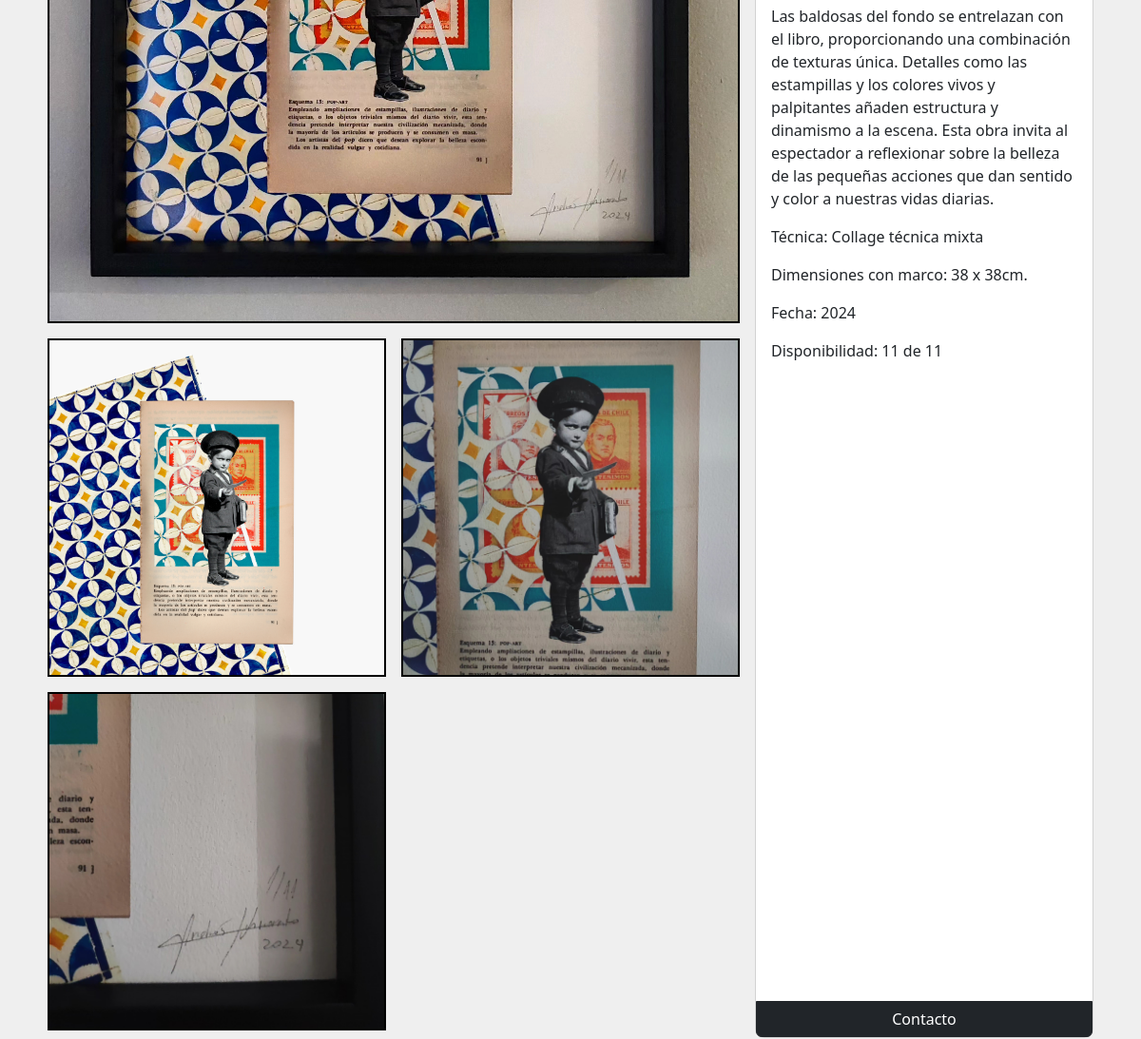
/cuadro/1/ (middle part), run on an earlier commit of the app's database.
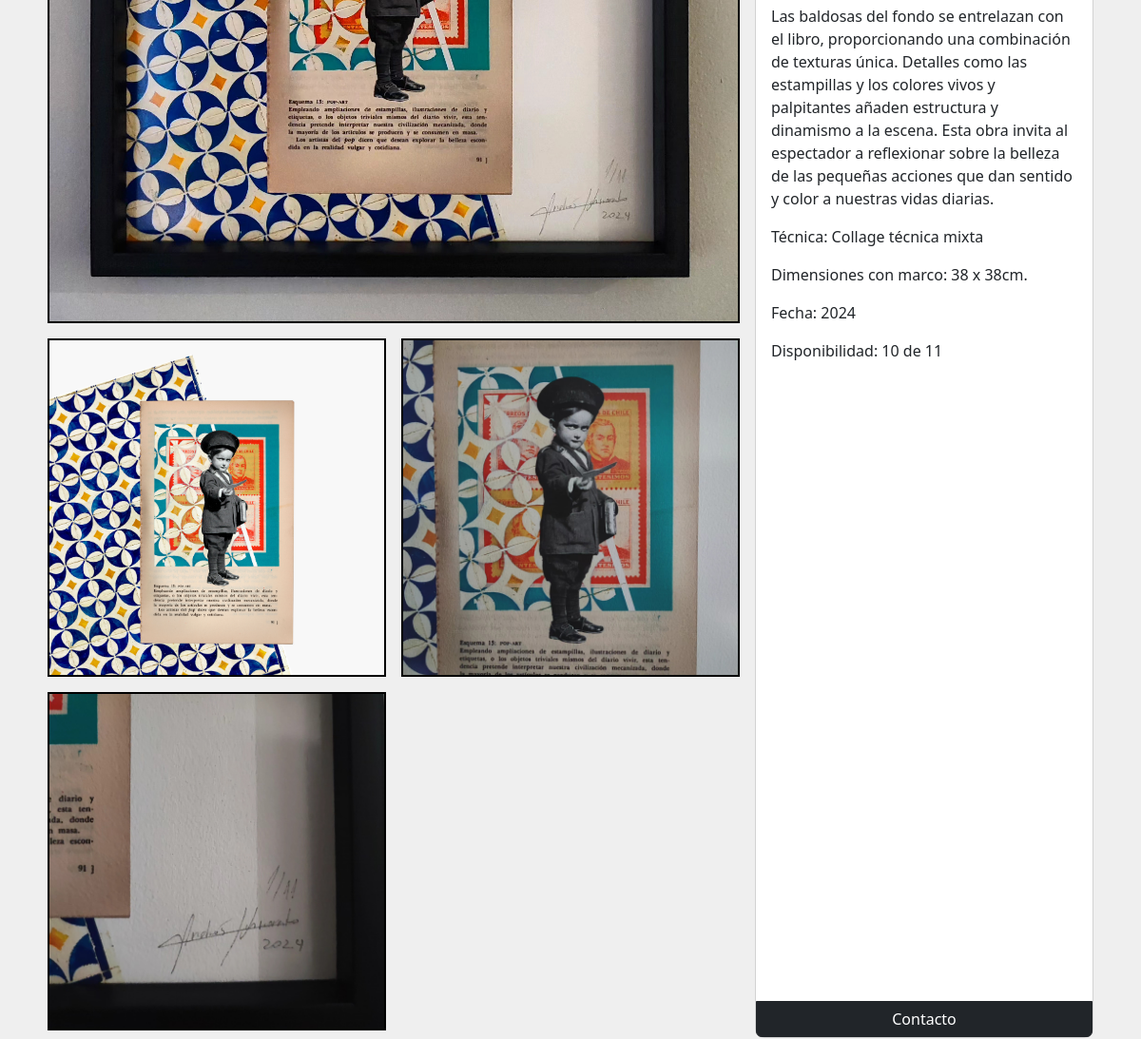
And on a later commit of the database.
### home/models.py (models this page shows, shortened)
class Cuadro(models.Model):
    nombre = models.CharField(max_length=200)
    autor = models.CharField(default="Andrés Honorato", max_length=200)
    coleccion = models.ForeignKey(
        Coleccion, on_delete=models.CASCADE, related_name='coleccionX', blank=True, null=True)
    tecnica = models.ForeignKey(
        Tecnica, on_delete=models.CASCADE, related_name='tecnicaX', blank=True, null=True)
    descripcion = models.TextField(blank=True)
    fecha = models.DateField()
    colores = models.CharField(max_length=200, blank=True)
    cantidad_inicial = models.PositiveIntegerField(blank=True, null=True)
    cantidad_vendida = models.PositiveIntegerField(blank=True, null=True)
    marco_sin = models.CharField(max_length=100, blank=True)
    marco_con = models.CharField(max_length=100, blank=True)
    precio_sin = models.PositiveIntegerField(blank=True, null=True)
    precio_con = models.PositiveIntegerField(blank=True, null=True)
    descuento = models.PositiveIntegerField(blank=True, null=True)
    envio1 = models.PositiveIntegerField(blank=True, null=True)
    envio2 = models.PositiveIntegerField(blank=True, null=True)
    orden = models.PositiveIntegerField(blank=True, null=True)
    vendido = models.BooleanField(default=False)
    imagen1 = models.ImageField(default='cuadros/en_preparacion.jpg', upload_to='cuadros', validators=[FileExtensionValidator(
        ['png', 'jpg', 'jpeg'])])
    imagen2 = models.ImageField(upload_to='cuadros', validators=[
                                FileExtensionValidator(['png', 'jpg', 'jpeg'])], blank=True)
    imagen3 = models.ImageField(upload_to='cuadros', validators=[
                                FileExtensionValidator(['png', 'jpg', 'jpeg'])], blank=True)
    imagen4 = models.ImageField(upload_to='cuadros', validators=[
                                FileExtensionValidator(['png', 'jpg', 'jpeg'])], blank=True)
    imagen5 = models.ImageField(upload_to='cuadros', validators=[
                                FileExtensionValidator(['png', 'jpg', 'jpeg'])], blank=True)
    imagen6 = models.ImageField(upload_to='cuadros', validators=[
                                FileExtensionValidator(['png', 'jpg', 'jpeg'])], blank=True)
    imagen7 = models.ImageField(upload_to='cuadros', validators=[
                                FileExtensionValidator(['png', 'jpg', 'jpeg'])], blank=True)
    imagen8 = models.ImageField(upload_to='cuadros', validators=[
                                FileExtensionValidator(['png', 'jpg', 'jpeg'])], blank=True)
    imagen9 = models.ImageField(upload_to='cuadros', validators=[
                                FileExtensionValidator(['png', 'jpg', 'jpeg'])], blank=True)
    creado = models.DateTimeField(auto_now_add=True)
    actulizado = models.DateTimeField(auto_now=True)
    def cuadros_disponibles(self):
        if self.cantidad_inicial:
            cuadros_disponibles = self.cantidad_inicial - self.cantidad_vendida
            return cuadros_disponibles
    @property
    def precio_punto_sin(self):
        if self.precio_sin is not None:
            coma = f"{self.precio_sin:,}"
            punto = coma.replace(',', '.')
            return punto
        else:
            return "Pendiente"
    @property
    def precio_punto_con(self):
        if self.precio_con is not None:
            coma = f"{self.precio_con:,}"
            punto = coma.replace(',', '.')
            return punto
        else:
            return "Pendiente"
    @property
    def precio_con_descuento(self):
        if self.descuento is not None:
            precio_con_descuento = self.precio_con * \
                (1 - self.descuento * 0.01)
            precio_con_descuento = int(precio_con_descuento)
            coma = f"{precio_con_descuento:,}"
            punto = coma.replace(',', '.')
            return punto

class Tecnica(models.Model):
    nombre = models.CharField(max_length=200)
    descripcion = models.TextField(blank=True)
    fecha = models.DateField()
    creado = models.DateTimeField(auto_now_add=True)
    actulizado = models.DateTimeField(auto_now=True)
    def __str__(self):
        return f"{self.nombre}"

### home/views.py (the view)
# urls.py: path('cuadro/<id>/', cuadro_view, name='cuadro-view'),
def cuadro_view(request, id):
    cuadro = Cuadro.objects.get(id=id)
    cuadros = Cuadro.objects.all()
    coleccion_ordenada = cuadro.coleccion.coleccionX.all().order_by('orden')
    lista_cuadros = list(cuadros)  # Convertir el queryset a una lista
    random.shuffle(lista_cuadros)  # Aleatorizar la lista
    context = {
        'cuadro': cuadro,
        'lista_cuadros': lista_cuadros,
        'coleccion_ordenada': coleccion_ordenada,
    }
    return render(request, 'home/cuadro.html', context)

### home/models.py (called while the page is built)
    def __str__(self):
        return f"{self.nombre}"

### home/templates/home/cuadro.html (shortened to what this page needs)
{% extends 'base.html' %}
{% load static %}
{% block content %}
<div class="container mb-1 p-4" id="{{ cuadro.id }}">
  <div class="row">
    <div class="col-md-8">
      <div class="row">
        {% if cuadro.imagen1 %}
        <div class="col-md-12 pb-2 px-2 position-relative">
          <img src="{{ cuadro.imagen1.url }}" class="d-block w-100 clickable-image rounded-image"
            alt="{{ cuadro.nombre }}" style="cursor: zoom-in;">
        </div>
        {% endif %}
        {% if cuadro.imagen2 %}
        <div class="col-md-6 p-2 position-relative">
          <img src="{{ cuadro.imagen2.url }}" class="d-block w-100 clickable-image rounded-image"
            alt="{{ cuadro.nombre }}" style="cursor: zoom-in;">
        </div>
        {% endif %}
        {% if cuadro.imagen3 %}
        <div class="col-md-6 p-2 position-relative">
          <img src="{{ cuadro.imagen3.url }}" class="d-block w-100 clickable-image rounded-image"
            alt="{{ cuadro.nombre }}" style="cursor: zoom-in;">
        </div>
        {% endif %}
        {% if cuadro.imagen4 %}
        <div class="col-md-6 p-2 position-relative">
          <img src="{{ cuadro.imagen4.url }}" class="d-block w-100 clickable-image rounded-image"
            alt="{{ cuadro.nombre }}" style="cursor: zoom-in;">
        </div>
        {% endif %}
      </div>
    </div>
    <div class="col-md-4 px-2 cuadro-info">
      <div class="card h-100" style="border-radius: 10px;" id="{{ cuadro.id }}">
        <div class="card-body">
          <p class="card-text">{{ cuadro.descripcion|linebreaksbr }}</p>
          <p class="card-text">Técnica: {{ cuadro.tecnica }}</p>
          <div class="col-12">
            <ul class="list-unstyled">
              {% if cuadro.marco_con %}
              <li>Dimensiones con marco: {{ cuadro.marco_con }}</li>
              {% endif %}
            </ul>
          </div>
          <p class="card-text">Fecha: {{ cuadro.fecha|date:"Y" }}</p>
          {% if cuadro.cantidad_inicial %}
          <p class="card-text">Disponibilidad: {{ cuadro.cuadros_disponibles }} de {{ cuadro.cantidad_inicial }}</p>
          {% endif %}
        </div>
        <a href="{% url 'home:contacto-view' %}" class="btn btn-dark boton-contacto">Contacto</a>
      </div>
    </div>
  </div>
</div>
<br>
<br>
<br>
<br>
{% endblock content %}

What changed in the data, as far as the page shows it:
changed Cuadro "38 x 38cm.": cuadros_disponibles "11" → "10"
